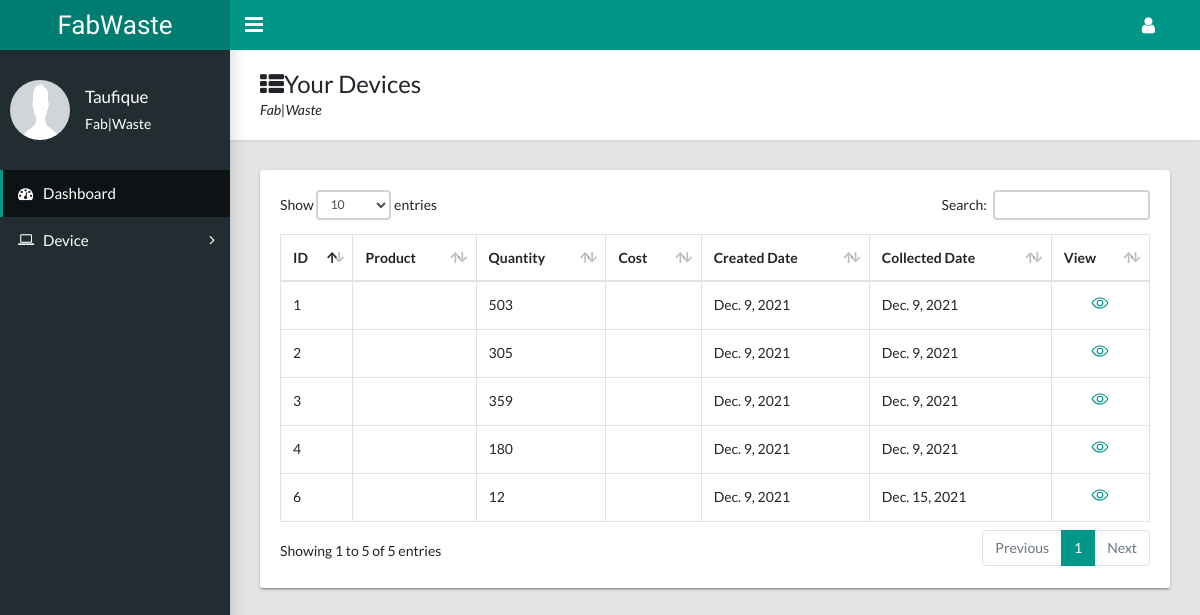
The app's page /product/view-product (signed in), older data.
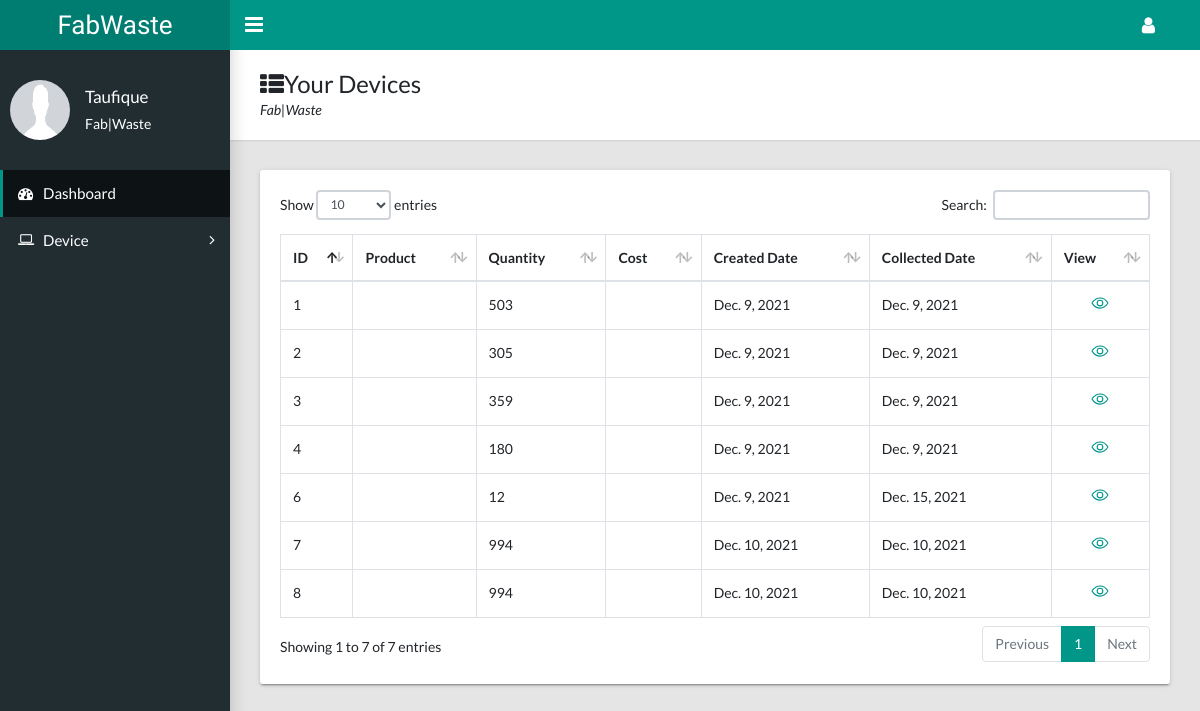
The same page, newer data.
### products/models.py (models this page shows, shortened)
class Product(models.Model):
    AVAILABILITY = (
        ('Available', 'Available'),
        ('Not_Available', 'Not_Available'),
    )
    STATUS = (
        ('Pending', 'Pending'), ('Collected', 'Collected'),
    )
    user = models.ForeignKey(UsersAccount, on_delete=models.DO_NOTHING)
    product_name = models.CharField(max_length=100, null=True, blank=True)
    product_image = models.ImageField(upload_to='media')
    description = models.TextField()
    created_date = models.DateField(auto_now_add=True)
    collected_date = models.DateField()
    quantity = models.IntegerField()
    price = models.CharField(max_length=20)
    other = models.CharField(max_length=50, null=True, blank=True)
    status = models.CharField(max_length=10, choices=STATUS, default='Pending')
    availability = models.CharField(max_length=20, choices=AVAILABILITY, default='Available')
    payed = models.BooleanField(default=False)

### products/views.py (the view)
# urls.py: path('view-product', houseHoldProducts, name='view_product'),
def houseHoldProducts(request):
    products = Product.objects.filter(user=request.user)
    return render(request, 'houseHoldProducts.html', {'products': products})

### templates/houseHoldProducts.html (shortened to what this page needs)
{% extends 'dashboard/dashboard.html' %}
{% load static %}
{% block dashboard_content %}
    <main class="app-content">
      <div class="app-title">
        <div>
          <h1><i class="fa fa-th-list"></i>Your Devices</h1>
          <p>Fab|Waste</p>
        </div>
      </div>
      <div class="row">
        <div class="col-md-12">
          <div class="tile">
            <div class="tile-body">
              <div class="table-responsive">
                <table class="table table-hover table-bordered" id="sampleTable">
                  <thead>
                    <tr>
                      <th>ID</th>
                      <th>Product</th>
                      <th>Quantity</th>
                      <th>Cost</th>
                      <th>Created Date</th>
                      <th>Collected Date</th>
                      <th>View</th>
                    </tr>
                  </thead>
                  <tbody>
                    {% for device in products %}
                        <tr>
                          <td>{{ device.id}}</td>
                          <td>{{ device.product}}</td>
                          <td>{{ device.quantity}}</td>
                          <td>{{ device.cost}}</td>
                          <td>{{ device.created_date}}</td>
                          <td>{{ device.collected_date}}</td>
                          <td>
                            <div class="text-center">
                              <a href="{% url 'device_details' device.pk %}"><ion-icon name="eye-outline" style="font-size: large"></ion-icon></a>
                            </div>
                          </td>
                        </tr>
                    {% endfor %}
                  </tbody>
                </table>
              </div>
            </div>
          </div>
        </div>
      </div>
    </main>
    {% endblock %}

Row changes from the older to the newer data that the page shows:
added Product: id "7", quantity "994", created_date "Dec. 10, 2021", collected_date "Dec. 10, 2021"
added Product: id "8", quantity "994", created_date "Dec. 10, 2021", collected_date "Dec. 10, 2021"
Text that changed along with them:
text written by a page script: "Show entries Search: Showing 1 to 5 of 5 entries Previous 1 Next" → "Show entries Search: Showing 1 to 7 of 7 entries Previous 1 Next"
